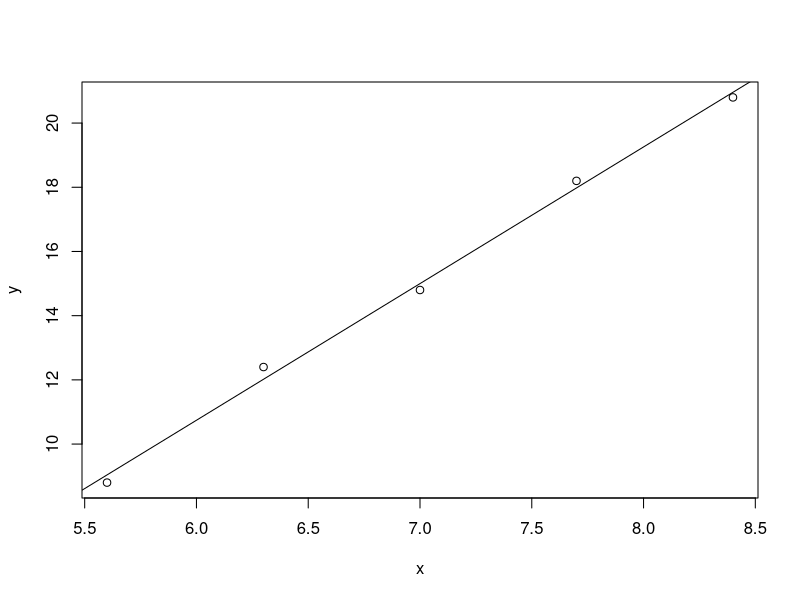

This figure's R source:
## ---- chunk 1
x <-c(5.6,6.3,7,7.7,8.4)
y<-c(8.8,12.4,14.8,18.2,20.8)
l<-lm(y~x)
plot(x,y)
abline(l)
## ---- chunk 2
y <--1/12
x <- 6*y^2
z <- 12*x-6*x*y^2-8*y^3
a <- c(x,y,z)
## ---- chunk 3
uh <- 81 - 21*x + 17*y
un <- 40 + 11*x - 23*y

## ---- chunk 4

x <- 2.30
y <- 4.10
R <- uh+un
## ---- chunk 5
x<-7/(2/6)
y<-25/(2/6)

## ---- chunk 6
f<-function(x) { exp(8*x+3*y) }
f2<- function(y) { sapply(y, 
function(z) { integrate(f, 2, 4)$value }) }
v<- integrate(f2 , 2, 4)
